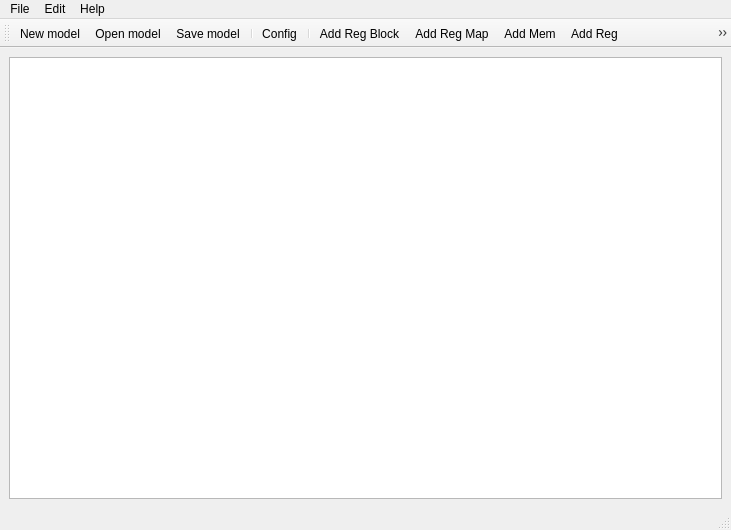
<?xml version="1.0" encoding="UTF-8"?>
<ui version="4.0">
 <class>rmap</class>
 <widget class="QMainWindow" name="rmap">
  <property name="geometry">
   <rect>
    <x>0</x>
    <y>0</y>
    <width>731</width>
    <height>530</height>
   </rect>
  </property>
  <property name="sizePolicy">
   <sizepolicy hsizetype="Fixed" vsizetype="Preferred">
    <horstretch>0</horstretch>
    <verstretch>0</verstretch>
   </sizepolicy>
  </property>
  <property name="windowTitle">
   <string>Register Map Generation Tool</string>
  </property>
  <widget class="QWidget" name="centralwidget">
   <layout class="QVBoxLayout" name="verticalLayout">
    <item>
     <layout class="QHBoxLayout" name="horizontalLayout">
      <item>
       <widget class="RegMapTreeView" name="treeView"/>
      </item>
     </layout>
    </item>
   </layout>
  </widget>
  <widget class="QStatusBar" name="statusbar"/>
  <widget class="QToolBar" name="toolBar">
   <property name="windowTitle">
    <string>toolBar</string>
   </property>
   <property name="iconSize">
    <size>
     <width>48</width>
     <height>48</height>
    </size>
   </property>
   <attribute name="toolBarArea">
    <enum>TopToolBarArea</enum>
   </attribute>
   <attribute name="toolBarBreak">
    <bool>false</bool>
   </attribute>
   <addaction name="actionFileNew"/>
   <addaction name="actionFileOpen"/>
   <addaction name="actionFileSave"/>
   <addaction name="separator"/>
   <addaction name="actionConfig"/>
   <addaction name="separator"/>
   <addaction name="actionAddRegBlock"/>
   <addaction name="actionAddRegMap"/>
   <addaction name="actionAddMem"/>
   <addaction name="actionAddReg"/>
   <addaction name="actionAddRegField"/>
   <addaction name="actionDeleteItem"/>
   <addaction name="separator"/>
   <addaction name="actionCheck"/>
   <addaction name="actionExport"/>
  </widget>
  <widget class="QMenuBar" name="menuBar">
   <property name="geometry">
    <rect>
     <x>0</x>
     <y>0</y>
     <width>731</width>
     <height>25</height>
    </rect>
   </property>
   <widget class="QMenu" name="menuFile">
    <property name="title">
     <string>File</string>
    </property>
    <addaction name="actionFileNew"/>
    <addaction name="actionFileOpen"/>
    <addaction name="actionFileSaveAs"/>
    <addaction name="actionFileSave"/>
    <addaction name="actionFileReload"/>
    <addaction name="actionQuit"/>
   </widget>
   <widget class="QMenu" name="menuEdit">
    <property name="title">
     <string>Edit</string>
    </property>
    <addaction name="actionAddRegBlock"/>
    <addaction name="actionAddRegMap"/>
    <addaction name="actionAddMem"/>
    <addaction name="actionAddReg"/>
    <addaction name="actionAddRegField"/>
    <addaction name="separator"/>
    <addaction name="actionDeleteItem"/>
    <addaction name="actionCheck"/>
    <addaction name="actionExport"/>
   </widget>
   <widget class="QMenu" name="menuHelp">
    <property name="title">
     <string>Help</string>
    </property>
    <addaction name="actionAbout"/>
   </widget>
   <addaction name="menuFile"/>
   <addaction name="menuEdit"/>
   <addaction name="menuHelp"/>
  </widget>
  <action name="actionAddMem">
   <property name="icon">
    <iconset resource="resources.qrc">
     <normaloff>:/toolbar/uvm_mem.png</normaloff>:/toolbar/uvm_mem.png</iconset>
   </property>
   <property name="text">
    <string>Add Mem</string>
   </property>
   <property name="shortcut">
    <string>Ctrl+V</string>
   </property>
  </action>
  <action name="actionAddRegField">
   <property name="icon">
    <iconset resource="resources.qrc">
     <normaloff>:/toolbar/uvm_reg_field.png</normaloff>:/toolbar/uvm_reg_field.png</iconset>
   </property>
   <property name="text">
    <string>Add Reg Field</string>
   </property>
   <property name="shortcut">
    <string>Ctrl+F</string>
   </property>
  </action>
  <action name="actionDeleteItem">
   <property name="icon">
    <iconset resource="resources.qrc">
     <normaloff>:/toolbar/delete-2-xxl.png</normaloff>:/toolbar/delete-2-xxl.png</iconset>
   </property>
   <property name="text">
    <string>Delete</string>
   </property>
   <property name="shortcut">
    <string>Ctrl+D</string>
   </property>
  </action>
  <action name="actionAddRegMap">
   <property name="icon">
    <iconset resource="resources.qrc">
     <normaloff>:/toolbar/uvm_map.png</normaloff>:/toolbar/uvm_map.png</iconset>
   </property>
   <property name="text">
    <string>Add Reg Map</string>
   </property>
   <property name="shortcut">
    <string>Ctrl+M</string>
   </property>
  </action>
  <action name="actionAddReg">
   <property name="icon">
    <iconset resource="resources.qrc">
     <normaloff>:/toolbar/uvm_reg.png</normaloff>:/toolbar/uvm_reg.png</iconset>
   </property>
   <property name="text">
    <string>Add Reg</string>
   </property>
   <property name="shortcut">
    <string>Ctrl+R</string>
   </property>
  </action>
  <action name="actionFileNew">
   <property name="icon">
    <iconset resource="resources.qrc">
     <normaloff>:/toolbar/folder_new.png</normaloff>:/toolbar/folder_new.png</iconset>
   </property>
   <property name="text">
    <string>New model</string>
   </property>
   <property name="toolTip">
    <string>New model</string>
   </property>
   <property name="shortcut">
    <string>Ctrl+N</string>
   </property>
  </action>
  <action name="actionFileOpen">
   <property name="icon">
    <iconset resource="resources.qrc">
     <normaloff>:/toolbar/folder_open.png</normaloff>:/toolbar/folder_open.png</iconset>
   </property>
   <property name="text">
    <string>Open model</string>
   </property>
   <property name="toolTip">
    <string>Open model</string>
   </property>
   <property name="shortcut">
    <string>Ctrl+O</string>
   </property>
  </action>
  <action name="actionFileSave">
   <property name="icon">
    <iconset resource="resources.qrc">
     <normaloff>:/toolbar/folder_save.png</normaloff>:/toolbar/folder_save.png</iconset>
   </property>
   <property name="text">
    <string>Save model</string>
   </property>
   <property name="toolTip">
    <string>Save model</string>
   </property>
   <property name="shortcut">
    <string>Ctrl+S</string>
   </property>
  </action>
  <action name="actionCheck">
   <property name="icon">
    <iconset resource="resources.qrc">
     <normaloff>:/toolbar/checkmark-512.png</normaloff>:/toolbar/checkmark-512.png</iconset>
   </property>
   <property name="text">
    <string>Check</string>
   </property>
   <property name="toolTip">
    <string>Check</string>
   </property>
   <property name="shortcut">
    <string>Ctrl+K</string>
   </property>
  </action>
  <action name="actionExport">
   <property name="icon">
    <iconset resource="resources.qrc">
     <normaloff>:/toolbar/export.png</normaloff>:/toolbar/export.png</iconset>
   </property>
   <property name="text">
    <string>Export</string>
   </property>
   <property name="toolTip">
    <string>Export</string>
   </property>
   <property name="shortcut">
    <string>Ctrl+E</string>
   </property>
  </action>
  <action name="actionFileSaveAs">
   <property name="icon">
    <iconset resource="resources.qrc">
     <normaloff>:/toolbar/folder_save.png</normaloff>:/toolbar/folder_save.png</iconset>
   </property>
   <property name="text">
    <string>Save model as...</string>
   </property>
   <property name="shortcut">
    <string>Ctrl+A</string>
   </property>
  </action>
  <action name="actionAbout">
   <property name="icon">
    <iconset resource="resources.qrc">
     <normaloff>:/toolbar/about.png</normaloff>:/toolbar/about.png</iconset>
   </property>
   <property name="text">
    <string>About</string>
   </property>
   <property name="shortcut">
    <string>Ctrl+I</string>
   </property>
  </action>
  <action name="actionAddRegBlock">
   <property name="icon">
    <iconset resource="resources.qrc">
     <normaloff>:/toolbar/uvm_reg_block.png</normaloff>:/toolbar/uvm_reg_block.png</iconset>
   </property>
   <property name="text">
    <string>Add Reg Block</string>
   </property>
   <property name="shortcut">
    <string>Ctrl+B</string>
   </property>
  </action>
  <action name="actionQuit">
   <property name="icon">
    <iconset resource="resources.qrc">
     <normaloff>:/toolbar/exit.png</normaloff>:/toolbar/exit.png</iconset>
   </property>
   <property name="text">
    <string>Quit</string>
   </property>
   <property name="shortcut">
    <string>Ctrl+Q</string>
   </property>
  </action>
  <action name="actionFileReload">
   <property name="text">
    <string>Reload</string>
   </property>
  </action>
  <action name="actionConfig">
   <property name="icon">
    <iconset resource="resources.qrc">
     <normaloff>:/toolbar/config-512.png</normaloff>:/toolbar/config-512.png</iconset>
   </property>
   <property name="text">
    <string>Config</string>
   </property>
   <property name="toolTip">
    <string>Config</string>
   </property>
  </action>
 </widget>
 <customwidgets>
  <customwidget>
   <class>RegMapTreeView</class>
   <extends>QTreeView</extends>
   <header>RegMapTreeView.hpp</header>
  </customwidget>
 </customwidgets>
 <resources>
  <include location="resources.qrc"/>
 </resources>
 <connections/>
</ui>
